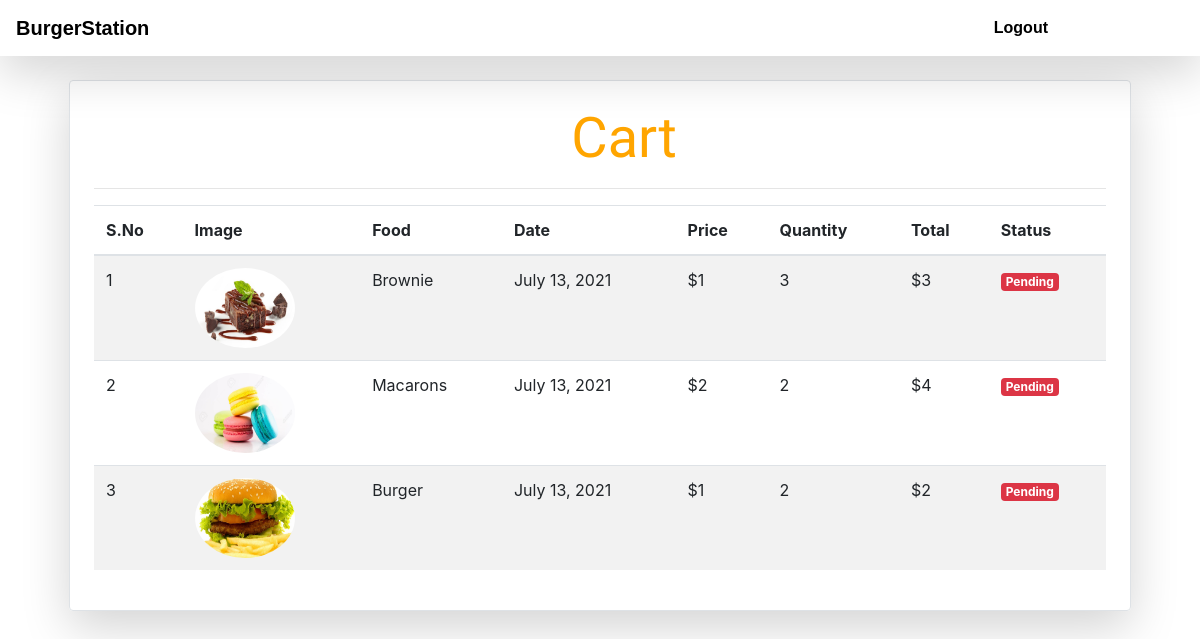
/order (signed in), run on the app's committed database.
### api/models.py (models this page shows, shortened)
class Order(models.Model):
    food = models.ForeignKey(Food,on_delete=models.CASCADE)
    customer = models.ForeignKey(settings.AUTH_USER_MODEL, on_delete=models.CASCADE, )
    quantity = models.IntegerField(default=1)
    price = models.IntegerField()
    phone = models.CharField(max_length=50, default='', blank=True)
    date = models.DateField(default=datetime.datetime.today)
    status = models.BooleanField(default=False)
    @staticmethod
    def get_order_by_customer_id(user_id):
        return Order.objects.filter(customer=user_id)

class Food(models.Model):
    category=models.ForeignKey(Category,related_name='food',on_delete=models.CASCADE,default=1)
    img=models.ImageField(upload_to="img")
    name=models.CharField( max_length=100)
    desc=models.TextField()
    price=models.PositiveIntegerField(default=0)
    available=models.DateTimeField(auto_now_add=True)

### api/views.py (the view)
# urls.py: path("order", order.as_view(),name='order')
class order(View):
    def get(self,request):
        user=request.session.get('user')
        orders=Order.get_order_by_customer_id(user)
        return render(request,'order.html',{"orders":orders})

### api/templatetags/cart.py (called while the page is built)
@register.filter(name='dollar')
def dollar(number):
    return "$"+str(number)

@register.filter(name='multiply')
def multiply(number , number1):
    return number * number1

### templates/order.html (shortened to what this page needs)
{% load static%}
<!doctype html>
<html lang="en">
  <head>
    <link rel="stylesheet" href="https://stackpath.bootstrapcdn.com/bootstrap/4.3.1/css/bootstrap.min.css">
    <link rel="stylesheet" href="{% static "css/styless.css" %}">
     {% load cart %}
    <div id="navbars" style="font-family: sans-serif;font-weight: bold;text-decoration: none;">
      <nav class="navbar navbar-expand-lg sticky-top bg-white shadow-lg">
        <a class="navbar-brand" href="/" style=" color: black;">BurgerStation</a>
            <div class="collapse navbar-collapse" id="navbarSupportedContent">
              <ul class="navbar-nav ml-auto">
                <li class="nav-item mr-5" >
                  <a class="nav-link" style=" color: black;margin-right:5rem" href="/logout">Logout</a>
                </li>
              </ul>
            </div>
      </nav>
    </div>
  </head>
  <div class="container ">
    <div class="border rounded p-4 m-4 shadow-lg">
        <p class="display-4 pl-4 ml-4 text-center " style='font-family:Rancho;color:orange'> Cart </p>
        <hr>
        <table class="table table-striped ">
            <thead>
                <tr>
                   <th>S.No</th>
                   <th>Image</th>
                    <th>Food</th>
                    <th>Date</th>
                    <th>Price</th>
                    <th>Quantity</th>
                    <th>Total</th>
                    <th>Status</th>
                </tr>
            </thead>
          <tbody>
            {% for order in orders%}
            <tr>
            <td>{{ forloop.counter }}</td>
            <td><img class="rounded-circle " height="80px" width="100px"  src={{order.food.img.url}}></td>
            <td>{{order.food.name}} </td>
            <td>{{order.date}}</td>
            <td>{{order.food.price|dollar}} </td>
            <td>{{order.quantity}} </td>
            <td>{{order.quantity|multiply:order.price|dollar}} </td>
            {% if order.status %}
              <td><small class="badge badge-success">Completed</small></td>
            {% else %}
              <td><small class="badge badge-danger">Pending</small></td>
            {% endif%}
            </tr>
            {% endfor %}
          </tbody>
        </table>
    </div>
  </div>
</html>

### static/css/styless.css (style rules this page uses)
* { margin: 0; padding: 0; }

### data on the page
Order: food.img (picture), food.name "Brownie", date "July 13, 2021", food.price|dollar "$1", quantity "3", quantity|multiply "$3", status "Pending"
Order: food.img (picture), food.name "Macarons", date "July 13, 2021", food.price|dollar "$2", quantity "2", quantity|multiply "$4", status "Pending"
Order: food.img (picture), food.name "Burger", date "July 13, 2021", food.price|dollar "$1", quantity "2", quantity|multiply "$2", status "Pending"
